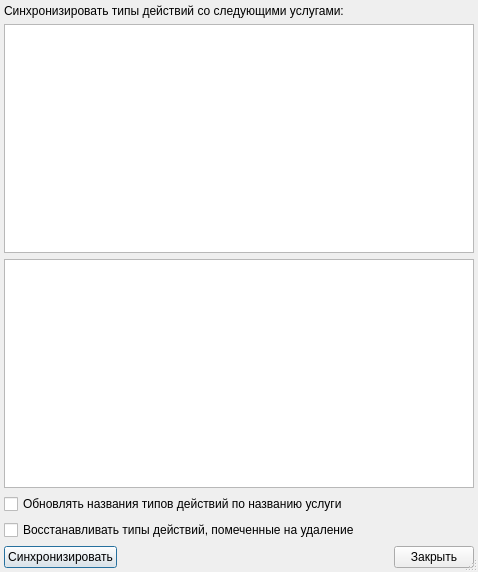
<?xml version="1.0" encoding="UTF-8"?>
<ui version="4.0">
 <class>SyncDialog</class>
 <widget class="QDialog" name="SyncDialog">
  <property name="geometry">
   <rect>
    <x>0</x>
    <y>0</y>
    <width>478</width>
    <height>572</height>
   </rect>
  </property>
  <property name="windowTitle">
   <string>Синхронизация типов действий с услугами</string>
  </property>
  <property name="sizeGripEnabled">
   <bool>true</bool>
  </property>
  <layout class="QVBoxLayout" name="verticalLayout">
   <property name="margin">
    <number>4</number>
   </property>
   <item>
    <widget class="QLabel" name="label">
     <property name="text">
      <string>Синхронизировать типы действий со следующими услугами:</string>
     </property>
    </widget>
   </item>
   <item>
    <widget class="QListWidget" name="serviceList"/>
   </item>
   <item>
    <widget class="QTextBrowser" name="log"/>
   </item>
   <item>
    <widget class="QCheckBox" name="checkUpdateNames">
     <property name="text">
      <string>Обновлять названия типов действий по названию услуги</string>
     </property>
    </widget>
   </item>
   <item>
    <widget class="QCheckBox" name="checkCompareDeleted">
     <property name="text">
      <string>Восстанавливать типы действий, помеченные на удаление</string>
     </property>
    </widget>
   </item>
   <item>
    <layout class="QHBoxLayout" name="horizontalLayout">
     <property name="topMargin">
      <number>0</number>
     </property>
     <item>
      <widget class="QPushButton" name="btnImport">
       <property name="text">
        <string>Синхронизировать</string>
       </property>
      </widget>
     </item>
     <item>
      <spacer name="horizontalSpacer">
       <property name="orientation">
        <enum>Qt::Horizontal</enum>
       </property>
       <property name="sizeHint" stdset="0">
        <size>
         <width>40</width>
         <height>20</height>
        </size>
       </property>
      </spacer>
     </item>
     <item>
      <widget class="QPushButton" name="btnClose">
       <property name="text">
        <string>Закрыть</string>
       </property>
      </widget>
     </item>
    </layout>
   </item>
  </layout>
 </widget>
 <resources/>
 <connections/>
</ui>
